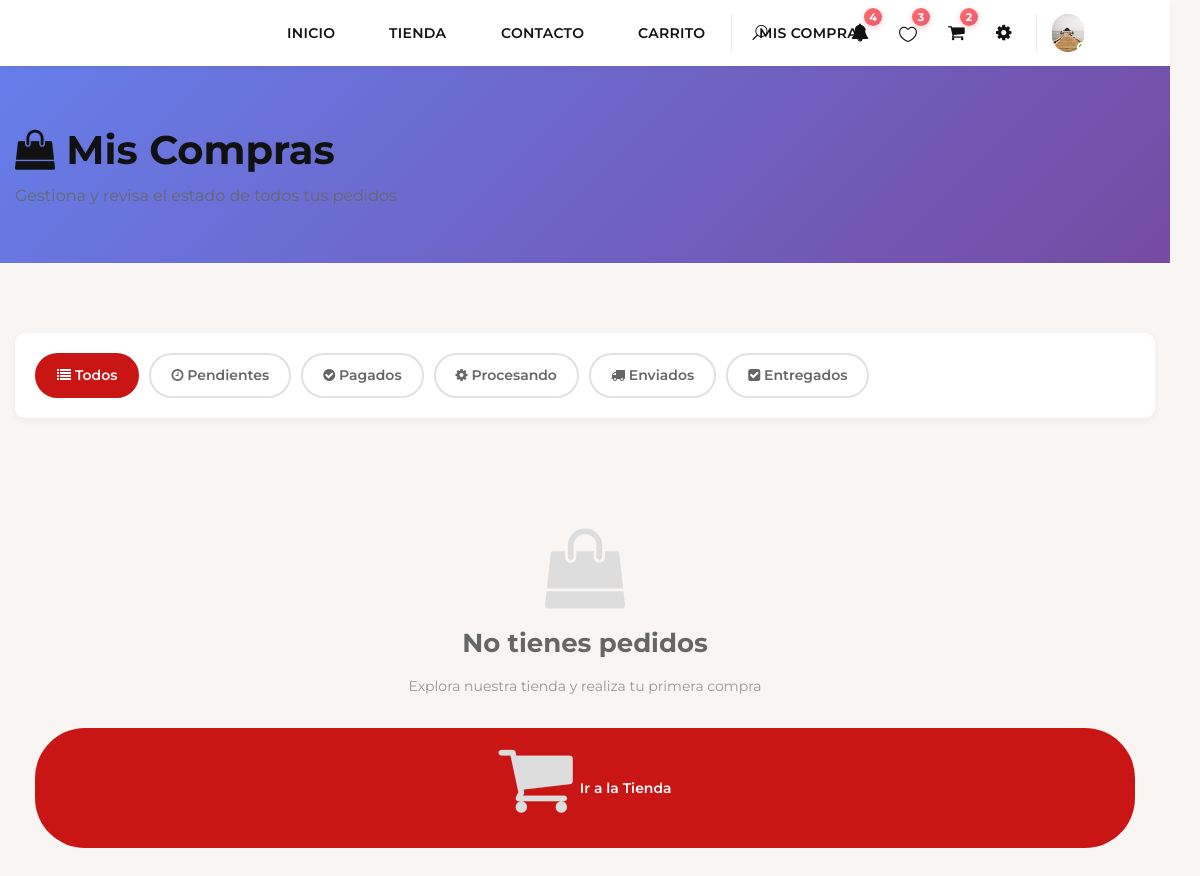
Page /mis-pedidos.php (signed in) on the earlier database version.
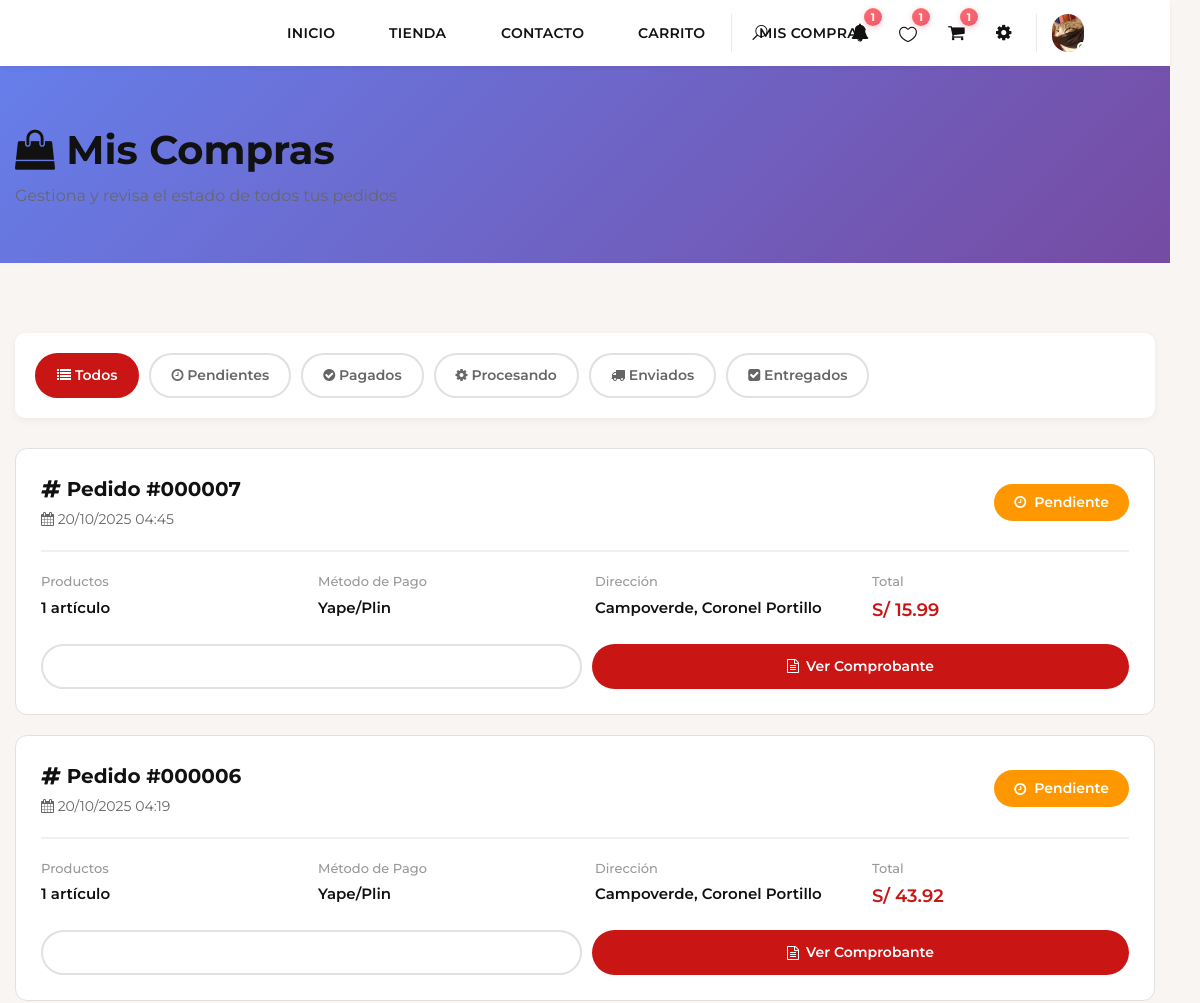
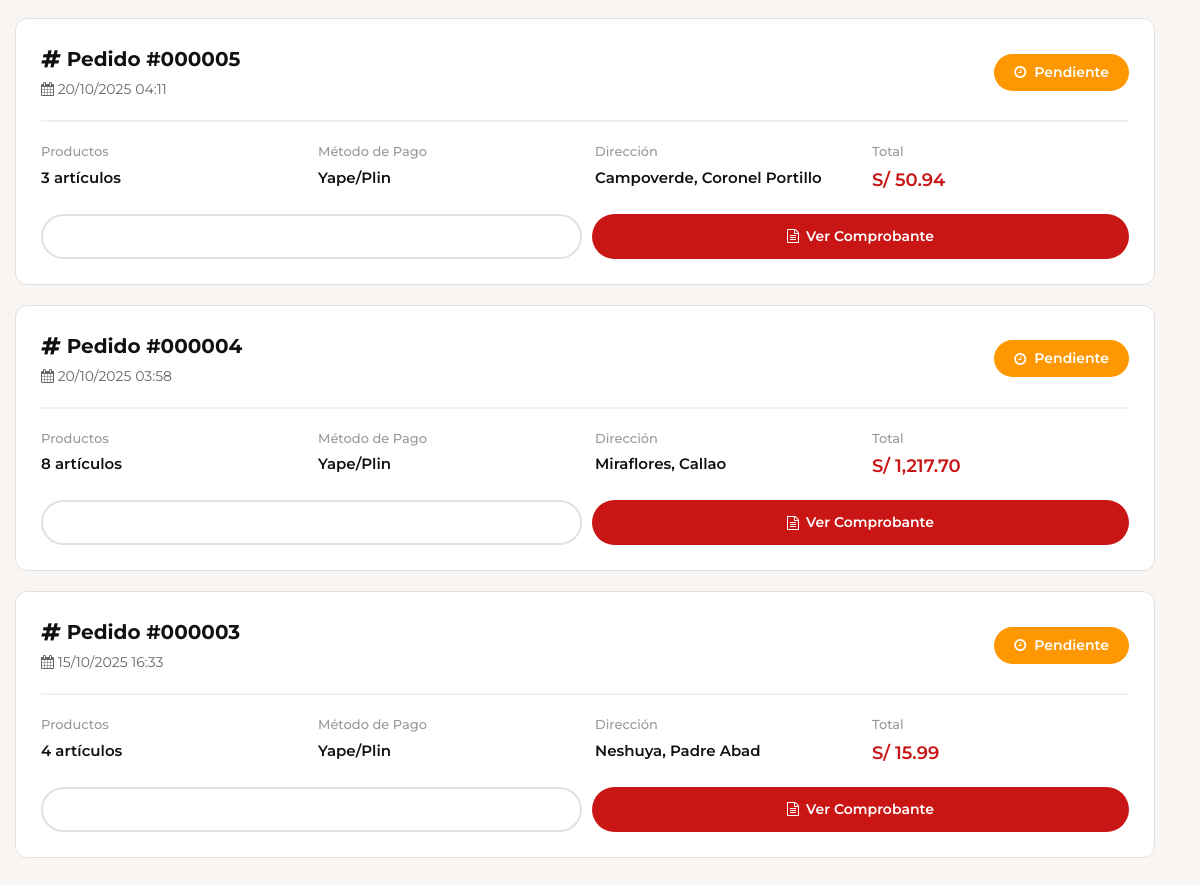
Same page on the later database version (2 pictures, top to bottom).
### tables this page shows
CREATE TABLE `usuario` (
  `id_usuario` int(11) NOT NULL,
  `username_usuario` varchar(50) NOT NULL,
  `password_usuario` varchar(255) NOT NULL,
  `email_usuario` varchar(100) NOT NULL,
  `nombre_usuario` varchar(100) NOT NULL,
  `apellido_usuario` varchar(100) NOT NULL,
  `telefono_usuario` varchar(20) DEFAULT NULL,
  `fecha_nacimiento` date DEFAULT NULL,
  `genero_usuario` enum('M','F','Otro') DEFAULT 'Otro',
  `avatar_usuario` varchar(255) DEFAULT 'public/assets/img/profiles/default-avatar.png',
  `fecha_registro` timestamp NOT NULL DEFAULT current_timestamp(),
  `ultimo_acceso` timestamp NULL DEFAULT NULL,
  `status_usuario` tinyint(1) DEFAULT 1,
  `verificado_usuario` tinyint(1) DEFAULT 0,
  `rol_usuario` enum('cliente','admin','vendedor') DEFAULT 'cliente',
  `estado_usuario` enum('activo','inactivo') NOT NULL DEFAULT 'activo'
);

CREATE TABLE `pedido` (
  `id_pedido` int(11) NOT NULL,
  `id_usuario` int(11) NOT NULL,
  `nombre_cliente_pedido` varchar(100) NOT NULL,
  `email_cliente_pedido` varchar(100) NOT NULL,
  `telefono_cliente_pedido` varchar(20) NOT NULL,
  `dni_pedido` varchar(20) DEFAULT NULL COMMENT 'DNI del cliente (8 dígitos)',
  `ruc_pedido` varchar(11) DEFAULT NULL COMMENT 'RUC del cliente cuando el tipo de comprobante es factura (11 dígitos)',
  `direccion_envio_pedido` text NOT NULL,
  `departamento_pedido` varchar(100) NOT NULL,
  `provincia_pedido` varchar(100) NOT NULL,
  `distrito_pedido` varchar(100) NOT NULL,
  `tipo_comprobante_pedido` enum('boleta','factura') NOT NULL DEFAULT 'boleta',
  `razon_social_pedido` varchar(200) DEFAULT NULL,
  `metodo_pago_pedido` enum('tarjeta','transferencia','yape','efectivo') NOT NULL,
  `subtotal_pedido` decimal(10,2) NOT NULL,
  `costo_envio_pedido` decimal(10,2) NOT NULL DEFAULT 0.00,
  `total_pedido` decimal(10,2) NOT NULL,
  `notas_pedido` text DEFAULT NULL,
  `estado_pedido` enum('pendiente','pagado','procesando','enviado','entregado','cancelado') NOT NULL DEFAULT 'pendiente',
  `numero_tracking` varchar(100) DEFAULT NULL,
  `fecha_pedido` timestamp NOT NULL DEFAULT current_timestamp(),
  `fecha_pago` timestamp NULL DEFAULT NULL,
  `fecha_envio` timestamp NULL DEFAULT NULL,
  `fecha_entrega` timestamp NULL DEFAULT NULL,
  `fecha_actualizacion` timestamp NULL DEFAULT NULL ON UPDATE current_timestamp()
);

### config/conexion.php (called while the page is built, shortened)
<?php
class Database {
    private $host = 'localhost';
    private $db_name = 'sleppystore';
    private $username = 'root';
    private $password = '';
    private $charset = 'utf8mb4';
    public function getConnection() {
        $this->pdo = null;
        try {
            $dsn = "mysql:host=" . $this->host . ";dbname=" . $this->db_name . ";charset=" . $this->charset;
            $options = [
                PDO::ATTR_ERRMODE            => PDO::ERRMODE_EXCEPTION,
                PDO::ATTR_DEFAULT_FETCH_MODE => PDO::FETCH_ASSOC,
                PDO::ATTR_EMULATE_PREPARES   => false,
                PDO::MYSQL_ATTR_INIT_COMMAND => "SET NAMES utf8mb4"
            ];
            $this->pdo = new PDO($dsn, $this->username, $this->password, $options);
        } catch(PDOException $exception) {
            echo "Error de conexión: " . $exception->getMessage();
        }
        return $this->pdo;
    }
}
function getDB() {
    $database = new Database();
    return $database->getConnection();
}
function executeQuery($query, $params = []) {
    try {
        $db = getDB();
        $stmt = $db->prepare($query);
        $stmt->execute($params);
        return $stmt->fetchAll();
    } catch(PDOException $e) {
        echo "Error en consulta: " . $e->getMessage();
        return false;
    }
}
?>

### mis-pedidos.php (the view, shortened to what the rows shown need)
<?php
require_once 'config/conexion.php';
$usuario_logueado = null;
if (isset($_SESSION['user_id'])) {
    try {
        $usuario_resultado = executeQuery("SELECT * FROM usuario WHERE id_usuario = ? AND status_usuario = 1", [$_SESSION['user_id']]);
        $usuario_logueado = $usuario_resultado && !empty($usuario_resultado) ? $usuario_resultado[0] : null;
    } catch(Exception $e) {
        error_log("Error al obtener usuario: " . $e->getMessage());
        session_destroy();
        header('Location: login.php');
        exit;
    }
} else {
    header('Location: login.php');
    exit;
}
$filtro_estado = isset($_GET['estado']) ? $_GET['estado'] : 'todos';
try {
    $sql = "SELECT * FROM pedido WHERE id_usuario = ?";
    $params = [$usuario_logueado['id_usuario']];
    $sql .= " ORDER BY fecha_pedido DESC";
    $pedidos_resultado = executeQuery($sql, $params);
    $pedidos = $pedidos_resultado ? $pedidos_resultado : [];
} catch(Exception $e) {
    error_log("Error al obtener pedidos: " . $e->getMessage());
    $pedidos = [];
}
$estados_config = [
    'pendiente' => ['texto' => 'Pendiente', 'color' => '#ff9800', 'icono' => 'fa-clock-o'],
    'pagado' => ['texto' => 'Pagado', 'color' => '#2ecc71', 'icono' => 'fa-check-circle'],
    'procesando' => ['texto' => 'Procesando', 'color' => '#3498db', 'icono' => 'fa-cog'],
    'enviado' => ['texto' => 'Enviado', 'color' => '#9b59b6', 'icono' => 'fa-truck'],
    'entregado' => ['texto' => 'Entregado', 'color' => '#27ae60', 'icono' => 'fa-check-square'],
    'cancelado' => ['texto' => 'Cancelado', 'color' => '#e74c3c', 'icono' => 'fa-times-circle']
];
$metodos_pago = [
    'tarjeta' => 'Tarjeta',
    'transferencia' => 'Transferencia',
    'yape' => 'Yape/Plin',
    'efectivo' => 'Contra Entrega'
];
?>
<!DOCTYPE html>
<html lang="es">
<head>
    <link rel="stylesheet" href="public/assets/css/bootstrap.min.css" type="text/css">
    <link rel="stylesheet" href="public/assets/css/font-awesome.min.css" type="text/css">
    <link rel="stylesheet" href="public/assets/css/elegant-icons.css" type="text/css">
    <link rel="stylesheet" href="public/assets/css/jquery-ui.min.css" type="text/css">
    <link rel="stylesheet" href="public/assets/css/magnific-popup.css" type="text/css">
    <link rel="stylesheet" href="public/assets/css/owl.carousel.min.css" type="text/css">
    <link rel="stylesheet" href="public/assets/css/slicknav.min.css" type="text/css">
    <link rel="stylesheet" href="public/assets/css/style.css" type="text/css">
    <link rel="stylesheet" href="public/assets/css/user-account-modal.css" type="text/css">
    <link rel="stylesheet" href="public/assets/css/favorites-modal.css" type="text/css">
    <link rel="stylesheet" href="public/assets/css/global-responsive.css?v=1.0" type="text/css">
</head>
<body>
    <?php include 'includes/header-section.php'; ?>
    <div class="orders-header">
        <div class="container">
            <h1><i class="fa fa-shopping-bag"></i> Mis Compras</h1>
        </div>
    </div>
    <section class="spad">
        <div class="container">
            <div class="orders-list">
                <?php if (empty($pedidos)): ?>
                    <div class="empty-state">
                        <i class="fa fa-shopping-bag"></i>
                        <h3>No tienes pedidos<?php echo $filtro_estado !== 'todos' ? ' en este estado' : ''; ?></h3>
                        <p>Explora nuestra tienda y realiza tu primera compra</p>
                        <a href="shop.php" class="btn-action btn-primary">
                            <i class="fa fa-shopping-cart"></i> Ir a la Tienda
                        </a>
                    </div>
                <?php else: ?>
                    <?php foreach($pedidos as $pedido):
                        $estado = $estados_config[$pedido['estado_pedido']] ?? $estados_config['pendiente'];
                        $detalles = executeQuery("
                            SELECT dp.*, p.url_imagen_producto, p.nombre_producto
                            FROM detalle_pedido dp
                            LEFT JOIN producto p ON dp.id_producto = p.id_producto
                            WHERE dp.id_pedido = ?
                        ", [$pedido['id_pedido']]);
                        $total_productos = 0;
                        if($detalles) {
                            foreach($detalles as $detalle) {
                                $total_productos += $detalle['cantidad_detalle'];
                            }
                        }
                    ?>
                    <div class="order-card">
                        <div class="order-header">
                            <div>
                                <div class="order-number">
                                    <i class="fa fa-hashtag"></i> Pedido #<?php echo str_pad($pedido['id_pedido'], 6, '0', STR_PAD_LEFT); ?>
                                </div>
                                <div class="order-date">
                                    <i class="fa fa-calendar"></i> <?php echo date('d/m/Y H:i', strtotime($pedido['fecha_pedido'])); ?>
                                </div>
                            </div>
                            <div>
                                <span class="order-status" style="background: <?php echo $estado['color']; ?>;">
                                    <i class="fa <?php echo $estado['icono']; ?>"></i>
                                    <?php echo $estado['texto']; ?>
                                </span>
                            </div>
                        </div>
                        <div class="order-details">
                            <div class="detail-item">
                                <span class="detail-label">Productos</span>
                                <span class="detail-value"><?php echo $total_productos; ?> <?php echo $total_productos === 1 ? 'artículo' : 'artículos'; ?></span>
                            </div>
                            <div class="detail-item">
                                <span class="detail-label">Método de Pago</span>
                                <span class="detail-value"><?php echo $metodos_pago[$pedido['metodo_pago_pedido']] ?? 'N/A'; ?></span>
                            </div>
                            <div class="detail-item">
                                <span class="detail-label">Dirección</span>
                                <span class="detail-value"><?php echo htmlspecialchars($pedido['distrito_pedido']); ?>, <?php echo htmlspecialchars($pedido['provincia_pedido']); ?></span>
                            </div>
                            <div class="detail-item">
                                <span class="detail-label">Total</span>
                                <span class="detail-value" style="color: #ca1515; font-size: 18px;">S/ <?php echo number_format($pedido['total_pedido'], 2); ?></span>
                            </div>
                        </div>
                        <div class="order-actions">
                            <button class="btn-action btn-secondary" onclick="verDetalles(<?php echo $pedido['id_pedido']; ?>)">
                                <i class="fa fa-eye"></i> Ver Detalles
                            </button>
                            <a href="order-confirmation.php?order=<?php echo $pedido['id_pedido']; ?>" class="btn-action btn-primary">
                                <i class="fa fa-file-text-o"></i> Ver Comprobante
                            </a>
                        </div>
                    </div>
                    <?php endforeach; ?>
                <?php endif; ?>
            </div>
        </div>
    </section>
</body>
</html>

### includes/header-section.php (shortened to what the rows shown need)
<!DOCTYPE html>
<html lang="en">
<head>
    <link rel="stylesheet" href="public/assets/css/style.css">
    <link rel="stylesheet" href="public/assets/css/modals-animations.css">
    <link rel="stylesheet" href="public/assets/css/header-responsive.css">
    <link rel="stylesheet" href="public/assets/css/header-bootstrap-layout.css">
    <link rel="stylesheet" href="public/assets/css/badges-override.css">
    <link rel="stylesheet" href="public/assets/css/global-search-modal.css?v=<?php echo time(); ?>">
    <link rel="stylesheet" href="public/assets/css/header-mobile.css?v=<?php echo time(); ?>">
    <link rel="stylesheet" href="public/assets/css/offcanvas-mobile.css?v=<?php echo time(); ?>">
</head>
<body>
</body>
</html>
<header class="header">
    <div class="container-fluid px-3">
        <div class="row align-items-center g-2 justify-content-between">
            <div class="col-auto order-2 order-lg-3" style="min-width: 200px;">
                <div class="header__right">
                    <ul class="header__right__widget d-flex align-items-center justify-content-end m-0 p-0 list-unstyled">
                        <?php if(isset($usuario_logueado) && $usuario_logueado): ?>
                        <li class="user-avatar-btn-container">
                            <a href="#" id="user-account-link" class="header-avatar-link" title="Mi cuenta">
                                <?php
                                $header_avatar_path = 'public/assets/img/profiles/default-avatar.png';
                                if (!empty($usuario_logueado['avatar_usuario'])) {
                                    if (strpos($usuario_logueado['avatar_usuario'], 'public/assets/img/profiles/') !== false) {
                                        $header_avatar_path = $usuario_logueado['avatar_usuario'];
                                    } elseif ($usuario_logueado['avatar_usuario'] !== 'default-avatar.png') {
                                        $header_avatar_path = 'public/assets/img/profiles/' . $usuario_logueado['avatar_usuario'];
                                    }
                                }
                                $tiene_avatar_custom = !empty($usuario_logueado['avatar_usuario']) &&
                                                      $usuario_logueado['avatar_usuario'] !== 'default-avatar.png' &&
                                                      file_exists($header_avatar_path);
                                ?>
                                <div class="header-user-avatar">
                                    <?php if($tiene_avatar_custom): ?>
                                        <img src="<?php echo $header_avatar_path; ?>"
                                             alt="Avatar"
                                             class="avatar-image"
                                             style="width: 38px !important; height: 38px !important; border-radius: 50% !important; object-fit: cover !important; object-position: center !important; display: block !important;">
                                    <?php else: ?>
                                        <div class="avatar-initial">
                                            <?php echo strtoupper(substr($usuario_logueado['nombre_usuario'], 0, 1)); ?>
                                        </div>
                                    <?php endif; ?>
                                    <div class="avatar-status-dot"></div>
                                </div>
                            </a>
                        </li>
                        <?php else: ?>
                        <li><a href="login.php" title="Favoritos"><span class="icon_heart_alt"></span></a></li>
                        <li><a href="cart.php" title="Carrito"><span class="icon_bag_alt"></span></a></li>
                        <li><a href="login.php" class="btn-login-header">Iniciar Sesión</a></li>
                        <?php endif; ?>
                    </ul>
                </div>
            </div>
        </div>
    </div>
</header>

Differences in the rows shown:
changed usuario: avatar_usuario: picture added in place of a placeholder
added pedido: id_pedido "000007", fecha_pedido "20/10/2025 04:45", estado_pedido "Pendiente", total_productos "1", shows "artículo", metodo_pago_pedido "Yape/Plin", distrito_pedido "Campoverde", provincia_pedido "Coronel Portillo", total_pedido "15.99"
added pedido: id_pedido "000006", fecha_pedido "20/10/2025 04:19", estado_pedido "Pendiente", total_productos "1", shows "artículo", metodo_pago_pedido "Yape/Plin", distrito_pedido "Campoverde", provincia_pedido "Coronel Portillo", total_pedido "43.92"
added pedido: id_pedido "000005", fecha_pedido "20/10/2025 04:11", estado_pedido "Pendiente", total_productos "3", shows "artículos", metodo_pago_pedido "Yape/Plin", distrito_pedido "Campoverde", provincia_pedido "Coronel Portillo", total_pedido "50.94"
added pedido: id_pedido "000004", fecha_pedido "20/10/2025 03:58", estado_pedido "Pendiente", total_productos "8", shows "artículos", metodo_pago_pedido "Yape/Plin", distrito_pedido "Miraflores", provincia_pedido "Callao", total_pedido "1,217.70"
added pedido: id_pedido "000003", fecha_pedido "15/10/2025 16:33", estado_pedido "Pendiente", total_productos "4", shows "artículos", metodo_pago_pedido "Yape/Plin", distrito_pedido "Neshuya", provincia_pedido "Padre Abad", total_pedido "15.99"
Other differences:
$notifications_count: "4" → "1"
$favorites_count: "3" → "1"
$cart_count: "2" → "1"
text no longer shown: "No tienes pedidos Explora nuestra tienda y realiza tu primera compra Ir a la Tienda"
